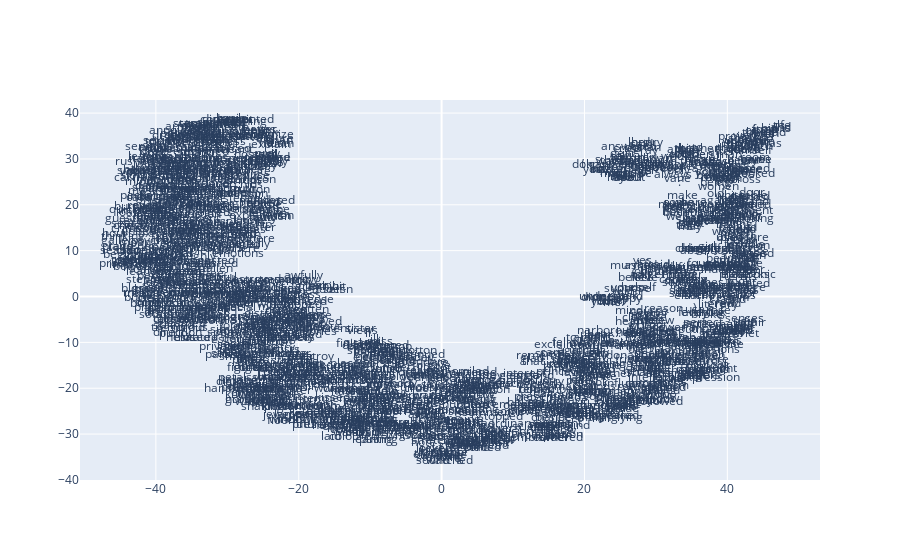

Notebook code cell kept with this figure:
### Code cell
def plot_with_plotly(x_vals, y_vals, labels, plot_in_notebook=True):
    from plotly.offline import init_notebook_mode, iplot, plot
    import plotly.graph_objs as go

    trace = go.Scatter(x=x_vals, y=y_vals, mode='text', text=labels)
    data = [trace]

    if plot_in_notebook:
        init_notebook_mode(connected=True)
        iplot(data, filename='word-embedding-plot')
    else:
        plot(data, filename='word-embedding-plot.html')


def plot_with_matplotlib(x_vals, y_vals, labels):
    import matplotlib.pyplot as plt
    import random

    random.seed(0)

    plt.figure(figsize=(12, 12))
    plt.scatter(x_vals, y_vals)

    #
    # Label randomly subsampled 25 data points
    #
    indices = list(range(len(labels)))
    selected_indices = random.sample(indices, 25)
    for i in selected_indices:
        plt.annotate(labels[i], (x_vals[i], y_vals[i]))

try:
    get_ipython()
except Exception:
    plot_function = plot_with_matplotlib
else:
    plot_function = plot_with_plotly

plot_function(x_vals, y_vals, labels)

### Figure 1 — Plotly figure (JSON) as saved in the notebook; plotly's stock layout.template omitted (floating-point values rounded to 4 significant figures; data arrays with more than 128 entries replaced by an {"elided": "..."} marker saying what was removed)
{"data": [{"mode": "text", "text": {"elided": "1636 str values"}, "x": {"elided": "1636 float values"}, "y": {"elided": "1636 float values"}, "type": "scatter"}], "layout": {}}
